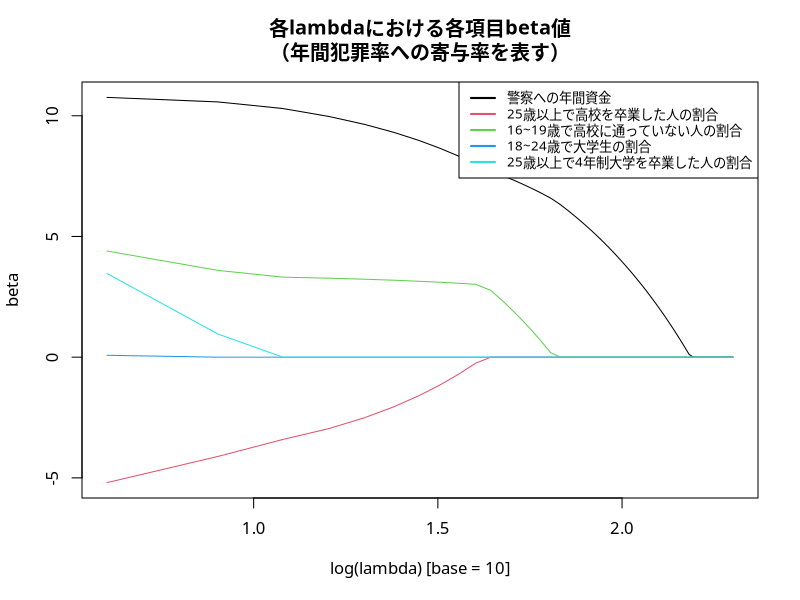

R code for this plot:
# Clear Working Memory
rm(list = ls())

# Setting Japanese font (for MacOSX)
par(family= "HiraKakuProN-W3")

# Function for determining formula type
soft_th <- function(lambda, x) {
  # xの絶対値がlambdaの絶対値よりも小さいときは、0を返す。
  # xの絶対値がlambdaの絶対値よりも大きいときは、
  # 二者の絶対値の差に「xの元々の符号」を付けて返す。
  return(sign(x) * pmax(abs(x) - lambda, 0))
}

# Function for centralization
centralize <- function(X, y, standardize = TRUE) {
  X <- as.matrix(X) # DataFrame型の引数Xを行列型に変換。
  n <- nrow(X) # 行列Xの行数
  p <- ncol(X) # 行列Xの列数
  X_bar <- array(dim = p) # 行列Xの各列成分の平均値を格納する配列
  X_sd <- array(dim = p) # 行列Xの各列成分の標準偏差を格納する配列
  
  for (j in 1:p) {
    X_bar[j] <- mean(X[, j]) # 行列X第j列成分の平均値を計算。
    X[, j] <- (X[, j] - X_bar[j]) # 行列X第j列の各成分に対して平均値を引き算。
    X_sd[j] <- sqrt(var(X[, j])) # 行列X第j列成分の標準偏差を計算。
    
    if (standardize == TRUE) {
      X[, j] <- X[, j] / X_sd[j] # 正規化
    }
  }
  
  if (class(y) == "matrix") { # yが行列の時は、各列に対して各列成分平均値を引き算。
    K <- ncol(y)
    y_bar <- array(dim = K)
    
    for (k in 1:K) {
      y_bar[k] <- mean(y[, k])
      y[, k] <- y[, k] - y_bar[k]
    }
  } else { # yがベクトルの時は、ベクトル成分の平均値を各成分から引き算。
    y_bar <- mean(y)
    y <- y - y_bar
  }
  
  return(list(X = X, y = y, X_bar = X_bar, X_sd = X_sd, y_bar = y_bar))
}

# Function for linear Lasso
linear_lasso <- function(X, y, lambda = 0, beta = rep(0, ncol(X))) {
  n <- nrow(X) # データフレームXの行数
  p <- ncol(X) # データフレームXの列数
  
  res <- centralize(X, y) # 引数X, yを中心化。
  X <- res$X # 中心化されたX。
  y <- res$y # 中心化されたy。
  
  eps <- 1 # betaの収束判定用変数を1で初期化。
  beta_old <- beta # beta_oldを引数betaで初期化。
  
  # Lassoのコアルーチン
  while (eps > 0.001) {
    for (j in 1:p) {
      r <- y - as.matrix(X[, -j]) %*% beta[-j]
      beta[j] <- soft_th(lambda, sum(r * X[, j]) / n) / (sum(X[, j] * X[, j]) / n)
    }
    eps <- max(abs(beta - beta_old))
    print(eps)
    beta_old <- beta
  }
  
  beta <- beta / res$X_sd # 各betaの成分を正規化する前の値に戻す
  beta_0 <- res$y_bar - sum(res$X_bar * beta) # Lassoの切片beta_0
  
  return(list(beta = beta, beta_0 = beta_0))
}

# Function for Warm Start
warm_start <- function(X, y, lambda_max = 100) {
  dec <- round(lambda_max / 50)
  lambda_seq <- seq(lambda_max, 1, -dec) # lambdaを大きな値から始めて、徐々に小さくしていく。
  r <- length(lambda_seq) # 用意したlambdaシーケンスの長さ
  p <- ncol(X) # データフレームXの列数
  
  coef_seq <- matrix(nrow = r, ncol = p) # 各lambdaに対するbeta格納用行列
  coef_seq[1, ] <- linear_lasso(X, y, lambda_seq[1])$beta # 最大lambdaの時のbetaを計算。以降の計算の初期値となる。
  
  for (k in 2:r) {
    # 一つ前のlambda値で求めたbeta値を用いて、次のlambda値でのbetaを計算する。
    coef_seq[k, ] <- linear_lasso(X, y, lambda_seq[k], coef_seq[(k - 1), ])$beta
  }
  
  return(coef_seq)
}

# Main routine

crime <- read.table("crime.txt")
X <- crime[, 3:7]
y <- crime[, 1]

coef_seq <- warm_start(X, y, 200)

p <- ncol(X)
lambda_max <- 200
dec <- round(lambda_max / 50)
lambda_seq <- seq(lambda_max, 1, -dec)

plot(log(lambda_seq, base = 10), 
     coef_seq[, 1],
     ylim = c(min(coef_seq), max(coef_seq)), 
     xlab = "log(lambda) [base = 10]",
     ylab = "beta", 
     main = "各lambdaにおける各項目beta値\n（年間犯罪率への寄与率を表す）",
     type = "n") 

for (j in 1:p) {
  lines(log(lambda_seq, base = 10), coef_seq[, j], col = j)
}

legend("topright",
       legend = c("警察への年間資金",
                  "25歳以上で高校を卒業した人の割合",
                  "16~19歳で高校に通っていない人の割合", 
                  "18~24歳で大学生の割合", 
                  "25歳以上で4年制大学を卒業した人の割合"),
       col = 1:p,
       lwd = 2,
       cex = 0.8)
